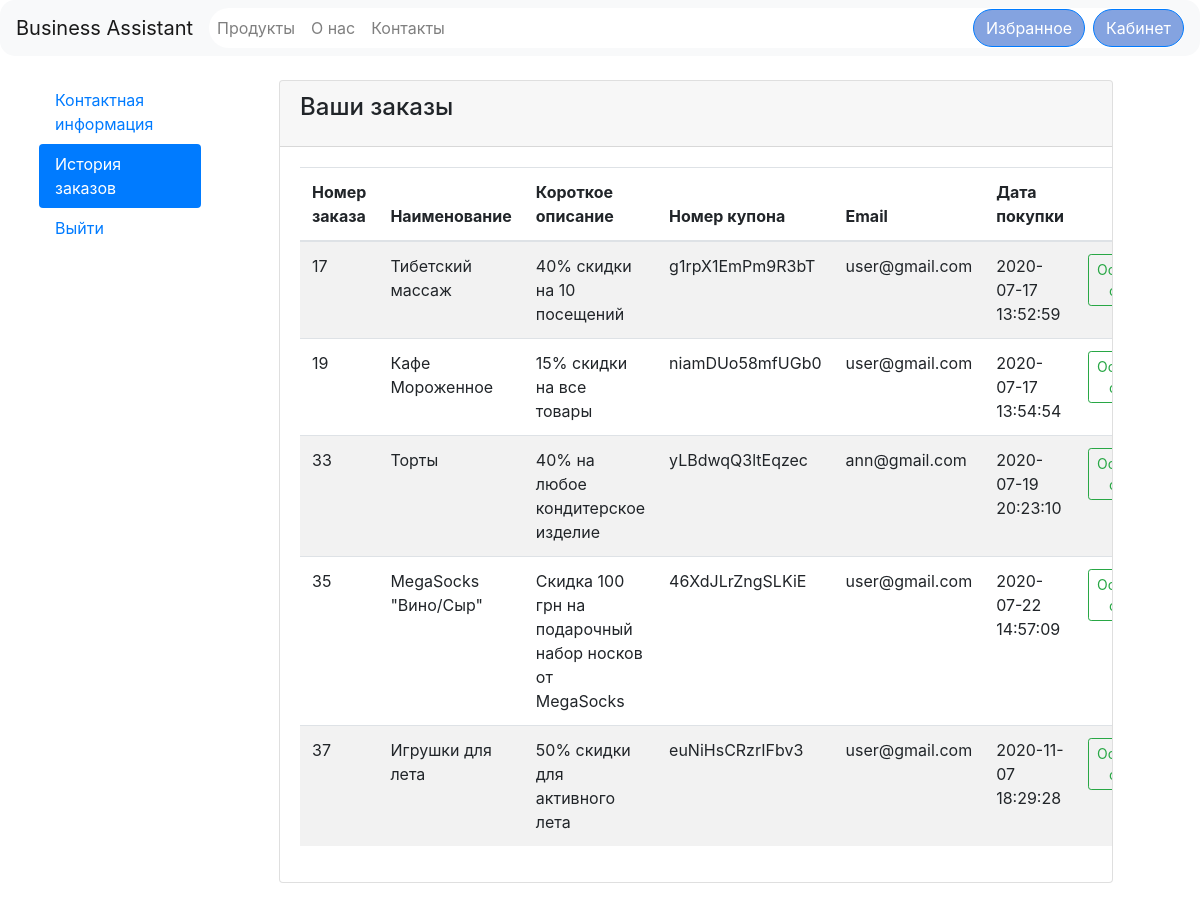
Screenshot of /shop/orders_history.php (signed in) with the database file from the repository.
### tables this page shows
CREATE TABLE `orders` (
  `id` int(11) NOT NULL,
  `user_id` int(11) NOT NULL,
  `coupon` varchar(50) NOT NULL,
  `data` datetime NOT NULL DEFAULT current_timestamp(),
  `email` varchar(255) NOT NULL,
  `product_id` int(11) NOT NULL
);

CREATE TABLE `products` (
  `id` int(11) NOT NULL,
  `request_id` int(11) NOT NULL,
  `title` varchar(255) NOT NULL,
  `cost` int(11) NOT NULL,
  `description` varchar(255) NOT NULL,
  `content` text NOT NULL,
  `image` varchar(255) NOT NULL,
  `category_id` int(11) NOT NULL,
  `status` varchar(10) NOT NULL DEFAULT 'Добавлено'
);

### shop/configs/settings.php (called while the page is built, shortened)
<?php
if(isset($_COOKIE["user_id"])) {
	$user_id = $_COOKIE["user_id"];
}
?>

### shop/orders_history.php (the view, shortened to what this page needs)
<?php
include $_SERVER['DOCUMENT_ROOT'] . '/shop/configs/db.php';
include $_SERVER['DOCUMENT_ROOT'] . '/shop/parts/header.php';
?>
<div class="row m-4">
	<?php
	include 'parts/account/nav.php';
	?>
   <div class="col-9 ml-5">
        <div class="card strpied-tabled-with-hover">
            <div class="card-header ">
                <h4 class="card-title">Ваши заказы</h4>
            </div>
            <div class="card-body table-full-width table-responsive">
                <table class="table table-hover table-striped">
                    <thead>
                        <th>Номер заказа</th>
                        <th>Наименование</th>
                        <th>Короткое описание</th>
                        <th>Номер купона</th>
                        <th>Email</th>
                        <th>Дата покупки</th>
                        <th></th>
                    </thead>
                    <tbody>
                        <?php
                        $sql = "SELECT * FROM orders WHERE `user_id`=" . $user_id;
                        $result = $conn->query($sql);
                        while ($row = mysqli_fetch_assoc($result)) {
                        ?>
                        <tr>
                            <td><?php echo $row['id']; ?></td>
                            <td>
                            	<?php
                            	$sql1 = "SELECT * FROM products WHERE `id`=" . $row['product_id'];
		                        $result1 = $conn->query($sql1);
		                        $product = mysqli_fetch_assoc($result1);
		                        echo $product['title'];
		                        ?>
                            </td>
                            <td><?php echo $product['description']; ?></td>
                            <td><?php echo $row['coupon']; ?></td>
                            <td><?php echo $row['email']; ?></td>
                            <td><?php echo $row['data']; ?></td>
                            <td>
                                <a href="/shop/review.php?product_id=<?php echo $product['id']?>" type="button" class="btn btn-outline-success btn-sm float-right">Оставить отзыв</a>
                            </td>
                        </tr>
                        <?php
                        }
                        ?>
                    </tbody>
                </table>
            </div>
        </div>
    </div>
<?php
include 'parts/footer.php';
?>

### rows the page displays
orders: id "17", product.title "Тибетский массаж", product.description "40% скидки на 10 посещений", coupon "g1rpX1EmPm9R3bT", email "user@gmail.com", data "2020-07-17 13:52:59"
orders: id "19", product.title "Кафе Мороженное", product.description "15% скидки на все товары", coupon "niamDUo58mfUGb0", email "user@gmail.com", data "2020-07-17 13:54:54"
orders: id "33", product.title "Торты", product.description "40% на любое кондитерское изделие", coupon "yLBdwqQ3ltEqzec", email "ann@gmail.com", data "2020-07-19 20:23:10"
orders: id "35", product.title "MegaSocks \"Вино/Сыр\"", product.description "Скидка 100 грн на подарочный набор носков от MegaSocks", coupon "46XdJLrZngSLKiE", email "user@gmail.com", data "2020-07-22 14:57:09"
orders: id "37", product.title "Игрушки для лета", product.description "50% скидки для активного лета", coupon "euNiHsCRzrIFbv3", email "user@gmail.com", data "2020-11-07 18:29:28"

### other values shown
$nameSite "Business Assistant"
